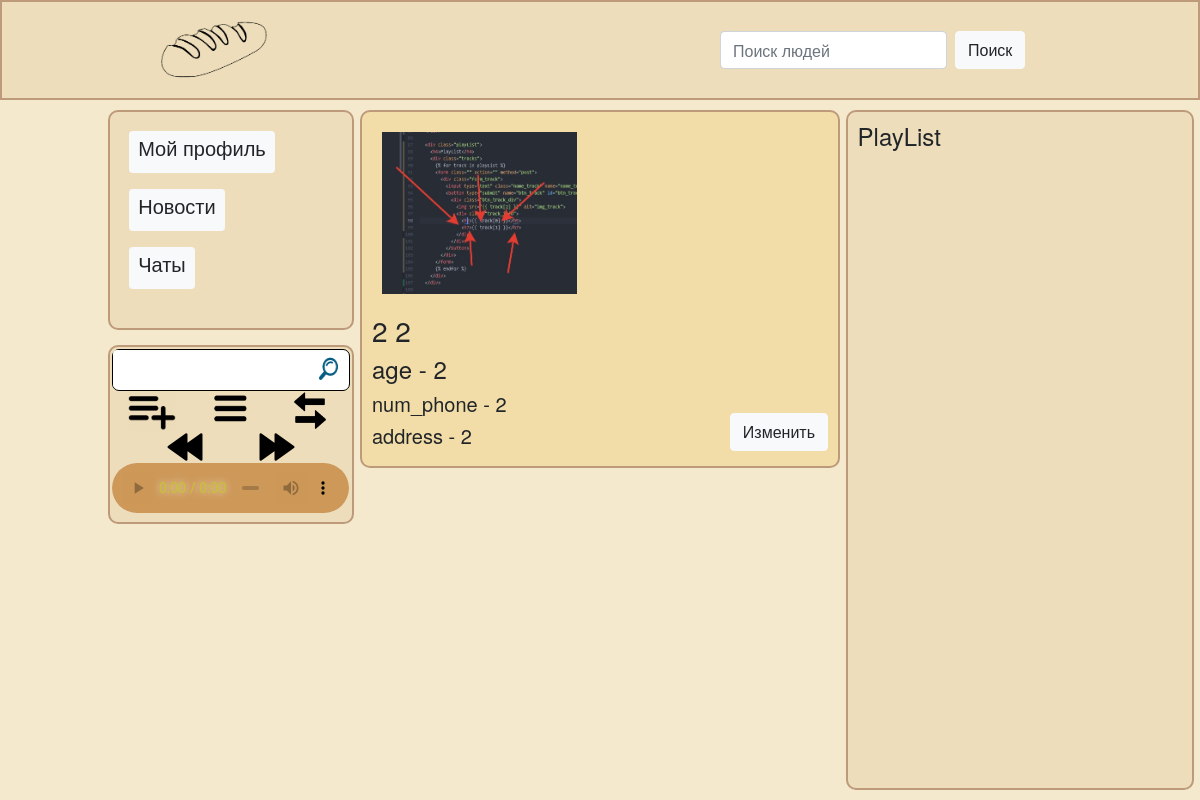
The page /profile/2 (signed in) on the database as committed earlier.
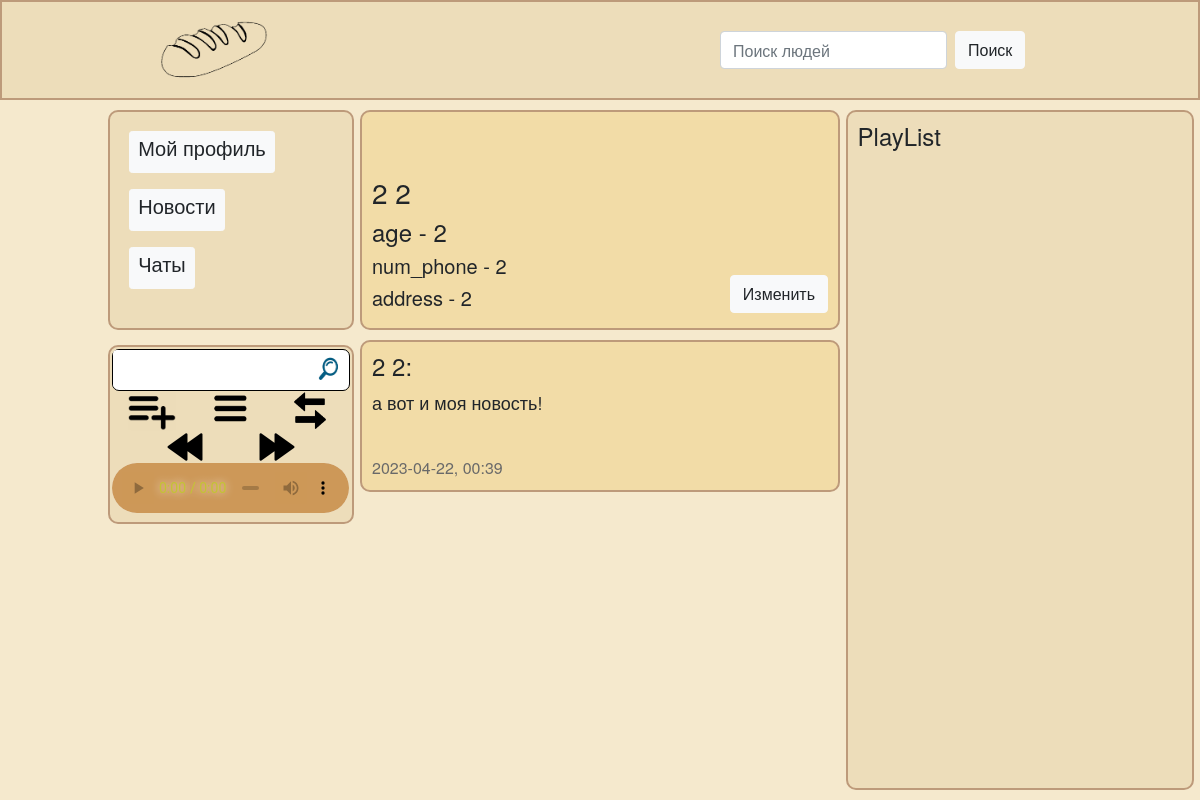
The same page on the database as committed later.
### data/user.py (models this page shows, shortened)
class User(SqlAlchemyBase, UserMixin, SerializerMixin):
    __tablename__ = 'users'
    id = sqlalchemy.Column(sqlalchemy.Integer,
                           primary_key=True, autoincrement=True)
    surname = sqlalchemy.Column(sqlalchemy.String)
    name = sqlalchemy.Column(sqlalchemy.String)
    age = sqlalchemy.Column(sqlalchemy.Integer)
    num_phone = sqlalchemy.Column(sqlalchemy.String)
    address = sqlalchemy.Column(sqlalchemy.String)
    email = sqlalchemy.Column(sqlalchemy.String, unique=True)
    way_profile_img = sqlalchemy.Column(sqlalchemy.String)
    current_track_info = sqlalchemy.Column(sqlalchemy.String)
    playList = sqlalchemy.Column(sqlalchemy.String)
    current_order_playList = sqlalchemy.Column(sqlalchemy.String)
    current_ind_track = sqlalchemy.Column(sqlalchemy.Integer)
    hashed_password = sqlalchemy.Column(sqlalchemy.String, nullable=True)

### data/news.py (models this page shows)
class News(SqlAlchemyBase, UserMixin, SerializerMixin):
    __tablename__ = 'news'
    id = sqlalchemy.Column(sqlalchemy.Integer,
                           primary_key=True, autoincrement=True)
    text = sqlalchemy.Column(sqlalchemy.String)
    creator_id = sqlalchemy.Column(sqlalchemy.Integer,
                                   sqlalchemy.ForeignKey("users.id"))
    creation_date = sqlalchemy.Column(sqlalchemy.DateTime, default=datetime.datetime.now)

### main.py (the view, shortened to what this page needs)
@app.route('/profile/<int:profile_id>', methods=['GET', 'POST'])
def profile(profile_id):
    if not current_user.is_authenticated:
        return redirect('/login')
    autoplay = ""
    found_people = ""
    message = ""
    change = profile_id == current_user.id
    db_sess = db_session.create_session()
    authorized_user = db_sess.query(User).filter(User.id == current_user.id).first()
    profile_user = db_sess.query(User).filter(User.id == profile_id).first()
    form_change = FormChangeProfile()
    form_music, form_actions_playList, form_actions_tracks = creat_forms_music()
    if form_music.validate_on_submit():
        processing_search_music(form_music=form_music, authorized_user=authorized_user, db_sess=db_sess)
    if form_actions_playList.validate_on_submit():
        processing_playList_actions(form_actions_playList, authorized_user, db_sess)
    if form_actions_tracks.validate_on_submit():
        processing_tracks_actions(form_actions_tracks, authorized_user, db_sess)
    if form_change.validate_on_submit() and change:
        print("save img")
        message = processing_form_change(form_change, authorized_user, db_sess)
        if not message:
            return redirect('#header')
    cur_track = get_current_track(authorized_user)
    profile_news = get_news(authorized_user, db_sess, filter_user=True)
    form_change = put_values_in_form_change(form_change, profile_user)
    return render_template('profile.html', link_logo=url_for('static', filename='img/logo.png'),
                           form_music=form_music,
                           form_actions_playList=form_actions_playList,
                           form_actions_tracks=form_actions_tracks,
                           src_music=f'/static/music/wav/{cur_track}.wav',
                           autoplay=autoplay,
                           authorized_user=authorized_user,
                           playList=eval(authorized_user.playList)[::-1],
                           profile_user=profile_user,
                           profile_news=profile_news,
                           found_people=found_people,
                           change=change,
                           form_change=form_change,
                           message=message)

### forms/change_profile.py
class FormChangeProfile(FlaskForm):
    profile_img = FileField('Img')
    surname = StringField('Фамилия', validators=[DataRequired()])
    name = StringField('Имя', validators=[DataRequired()])
    age = StringField('Возраст', validators=[DataRequired()])
    num_phone = StringField('Номер телефона', validators=[DataRequired()])
    address = StringField('Адрес', validators=[DataRequired()])
    ok_submit = SubmitField('Сохранить')

### forms/music.py
class MusicForm(FlaskForm):
    input_music = StringField('Название трека', validators=[DataRequired()])
    btn_search = SubmitField(' ')

### data/db_session.py (called while the page is built)
def create_session() -> Session:
    global __factory
    return __factory()

### main.py (called while the page is built)
@login_manager.user_loader
def load_user(user_id):
    db_sess = db_session.create_session()
    return db_sess.get(User, user_id)

def creat_forms_music():
    form_music = MusicForm()
    form_actions_playList = ActionsWithPlayList()
    form_actions_tracks = ActionsWithTracks()
    return form_music, form_actions_playList, form_actions_tracks

def get_current_track(authorized_user):
    cur_track = ""
    if authorized_user.current_track_info:
        track_info = eval(authorized_user.current_track_info)
        print(track_info)
        cur_track = track_info[3]
    return cur_track

def get_news(authorized_user, db_sess, filter_user=None):
    if filter_user:
        prenews = db_sess.query(User.name, User.surname, News.text, News.creation_date) \
            .filter(News.creator_id == authorized_user.id).join(User, User.id == News.creator_id).all()
    else:
        prenews = db_sess.query(User.name, User.surname, News.text, News.creation_date) \
            .join(User, User.id == News.creator_id).all()
    ready_news = []
    for new in prenews:
        time = ':'.join(str(new[3].time()).split('.')[0].split(':')[:-1])
        date = str(new[3].date())
        new = [*new[:-1], f'{date}, {time}']
        ready_news.append(new)
    ready_news.sort(key=lambda a: a[3], reverse=True)
    print("jfgvjfg   ", ready_news)
    return ready_news

def put_values_in_form_change(form_change, profile_user):
    form_change.surname.data = profile_user.surname
    form_change.name.data = profile_user.name
    form_change.age.data = profile_user.age
    form_change.num_phone.data = profile_user.num_phone
    form_change.address.data = profile_user.address
    return form_change

### templates/profile.html (shortened to what this page needs)
{% extends "base.html" %}
{% block links %}
    <link rel="stylesheet" href="/static/css/profile.css">
{% endblock %}
{% block content %}
    <div class="block_main">
        <div class="photo_and_info">
            <div class="photo"><img src="{{ profile_user.way_profile_img }}" alt=""></div>
            <div class="info">
                <h3>{{ profile_user.surname }} {{ profile_user.name }}</h3>
                <h4>age - {{ profile_user.age }}</h4>
                <h5>num_phone - {{ profile_user.num_phone }}</h5>
                <h5>address - {{ profile_user.address }}</h5>
            </div>
        </div>
        {% if change %}
        <div class="link1">
            <div class="row justify-content-end">
                <a href="#popup" class="btn btn-light">Изменить</a>
            </div>
        </div>
        {% else %}
        <div class="link1">
            <div class="row justify-content-end">
                <a href="#" class="btn btn-light">Написать</a>
            </div>
        </div>
        {% endif %}
    </div>
    {% if profile_news %}
    {% for item in profile_news %}
        <div class="block_main">
            <h4>{{item[0]}} {{item[1]}}:</h4>
            <p><font size="4">{{item[2]}}</font></p>
            <br><font color="#696969" size="3">{{item[3]}}</font>
        </div>
    {% endfor %}
    {% endif %}
{% endblock %}

### templates/base.html (shortened to what this page needs)
<!DOCTYPE html>
<html lang="en">
<head>
    <link rel="stylesheet"
          href="https://stackpath.bootstrapcdn.com/bootstrap/4.4.1/css/bootstrap.min.css"
>
    <link rel="stylesheet" href="/static/css/base.css">
    <link rel="stylesheet" href="/static/css/music_block.css">
    {% block links %}{% endblock %}
</head>
<body>
<header>
    <div class="logo">
        <img src="/static/img/logo2.png" alt="logo">
    </div>
    <div class="search_top">
      <form class="form-inline my-2 my-lg-0" action="" method="post">
        <input class="form-control mr-sm-2" type="search" name="search_people_query" placeholder="Поиск людей">
        <button class="btn btn-light search_people" name="search_people_btn">Поиск</button>
      </form>
    </div>
</header>
<div class="block">
  <div class="block_1">
    <a href="/profile/{{ current_user.id }}" class="btn btn-light btn-sm"><h5>Мой профиль</h5></a><br>
    <a href="/news" class="btn btn-light btn-sm"><h5>Новости</h5></a><br>
    <a href="/chats" class="btn btn-light btn-sm"><h5>Чаты</h5></a><br>
  </div>
  {% if form_music %}
  <div class="music_block">
      <div class="search_and_actions_playList_block">
        <form action="" method="post">
          <div class="search_block">
            {{ form_music.input_music(class="form-control input_music", type="text") }}
            {{ form_music.btn_search(type="submit", class="btn btn_search") }}
          </div>
        </form>
        <form action="" method="post">
          <div class="actions_with_playlist_block">
            {{ form_actions_playList.add_playList(type="submit", class="btn btn_add") }}
            {{ form_actions_playList.direct_order_playList(type="submit", class="btn btn_direct_order") }}
            {{ form_actions_playList.random_order_playList(type="submit", class="btn btn_random_order") }}
          </div>
        </form>
      </div>
      <form action="" method="post">
        <div class="actions_with_tracks_block">
          {{ form_actions_tracks.back_track(type="submit", class="btn back_track") }}
          {{ form_actions_tracks.next_track(type="submit", class="btn next_track") }}
        </div>
        <audio controls="controls" {% if autoplay %}autoplay="autoplay"{% endif %} src="{{ src_music }}"></audio>
      </form>
  </div>
  {% endif %}
  <div class="playList">
    <h4>PlayList</h4>
  </div>
  {% block content %}{% endblock %}
</div>
</body>
</html>

### static/css/base.css (style rules this page uses)
body { padding: 0px; background-color: #F5E9CD; font-family: helvetica neue, helvetica, arial, sans-serif; }
input { outline:none; }
header { background: #EDDDBA; border: 2px solid #BD9A7A; display: inline-flex; position: fixed; top: 0px; width: 100%; height: 100px; z-index: 10; align-items: center; }
header .logo img { border-radius: 50px; position: fixed; max-width: 80%; max-height: 96px; top: 2px; left: 18%; }
.search_top { position: fixed; left: 31%; }
.block { position: relative; width: 100%; height: 100%; }
.block_1 { padding: 1.6%; background-color: #EDDDBA; border: 2px solid #BD9A7A; border-radius: 10px; position: fixed; top: 110px; left: 17.5%; width: 12%; height: 220px; }
.playList { padding: 0.8%; background-color: #EDDDBA; border: 2px solid #BD9A7A; border-radius: 10px; position: fixed; top: 110px; left: 70.5%; overflow-y: auto; width: 17%; height: 85vh; }
.block_main { margin-top: 10px; padding: 10px; background-color: #f2dca7; border: 2px solid #BD9A7A; border-radius: 10px; position: relative; top: 100px; width: 40%; left: 30%; }
.music_block { padding: 0.2%; background-color: #EDDDBA; border: 2px solid #BD9A7A; border-radius: 10px; position: fixed; top: 345px; left: 9%; width: 20.5%; display: none; }
@media screen and (max-width: 1850px) { header .logo img { left: 10%; } }
@media screen and (max-width: 1340px) { .music_block { display: block; } }
@media screen and (max-width: 1340px) { .block_1 { left: 9%; width: 20.5%; } }
@media screen and (max-width: 1340px) { .playList { width: 29%; } }
@media screen and (max-width: 1340px) { .search_top { left: 60%; } }

### static/css/music_block.css (style rules this page uses)
.music_block .search_block { display: inline-flex; max-width: 100%; background: #ffffff; border: 1px solid black; border-radius: 7px; }
.music_block .search_block .input_music { outline: none; border: 0px; }
.music_block .search_block .btn_search { background-image: url(../img/search.png); background-repeat: no-repeat; background-position: center center; background-size: 40px 40px; padding: 0; width: 50px; height: 40px; }
.music_block .actions_with_playlist_block { display: flex; justify-content: space-around; }
.music_block .actions_with_playlist_block .btn_add { background-image: url(../img/add_playList_2.png); background-repeat: no-repeat; background-position: center center; background-size: 48px 40px; padding: 0; width: 50px; height: 40px; }
.music_block .actions_with_playlist_block .btn_direct_order { background-image: url(../img/direct_order_2.png); background-repeat: no-repeat; background-position: center center; background-size: 35px 35px; padding: 0; width: 50px; height: 40px; }
.music_block .actions_with_playlist_block .btn_random_order { background-image: url(../img/random_order.png); background-repeat: no-repeat; background-position: center center; background-size: 56px 40px; padding: 0; width: 50px; height: 40px; }
.music_block .actions_with_tracks_block { display: flex; align-items: center; justify-content: space-evenly; }
.music_block .actions_with_tracks_block .next_track { background-image: url(../img/next_track.png); background-repeat: no-repeat; background-position: center center; background-size: 40px 40px; padding: 0; width: 40px; height: 32px; }
.music_block .actions_with_tracks_block .back_track { background-image: url(../img/back_track.png); background-repeat: no-repeat; background-position: center center; background-size: 40px 40px; padding: 0; width: 40px; height: 32px; }
.music_block audio { max-width: 100%; max-height: 50px; }

### static/css/profile.css (style rules this page uses)
.photo_and_info { display: inline-flex; flex-direction: row; flex-wrap: wrap; }
.photo { margin: 10px; border: 0px solid blue; position: relative; width: 195px; }
.info { margin-top: 10px; border: 0px solid blue; position: relative; width: 100%; }
.link1 { position: absolute; right: 25px; bottom: 15px; }

Rows that differ between the two databases and show on the page:
changed User: way_profile_img: picture removed
now on this page (row edited): News: name "2", surname "2", text "а вот и моя новость!", creation_date "2023-04-22, 00:39"
